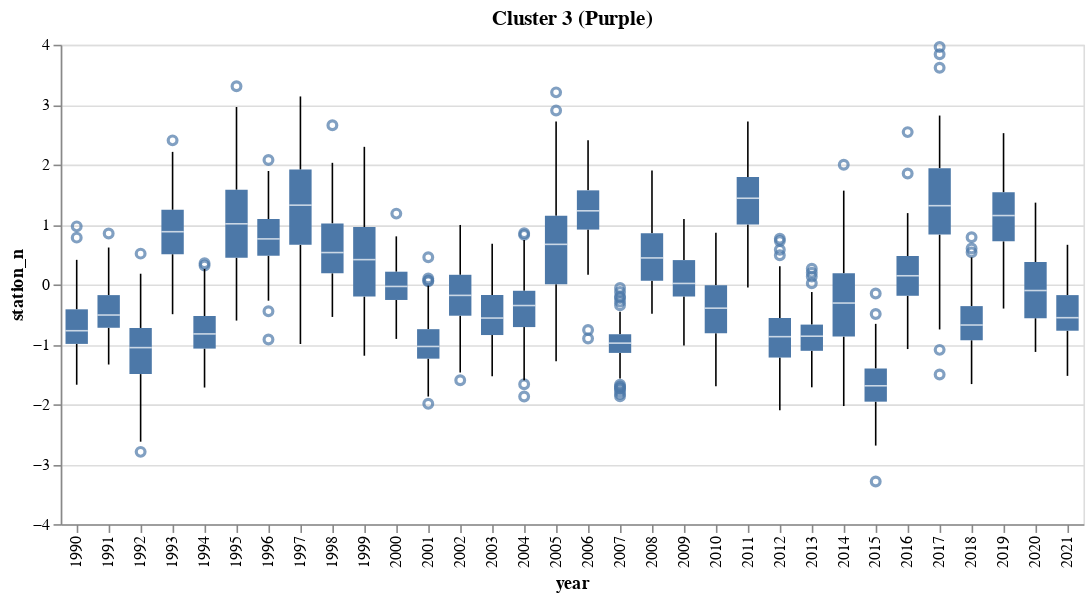

Source (notebook cell):
### Code cell
df_reset = df.reset_index()
df_reset = df_reset[df_reset['cluster'] == 3]

all_data = alt.Chart(df_reset[['station_n','year']]).mark_boxplot().encode(
    alt.Y('station_n:Q'),
    alt.X('year:N')
).properties(title='Cluster 3 (Purple)')

all_data

### Figure 1 — Vega specification as saved in the notebook (floating-point values rounded to 4 significant figures)
{"$schema": "https://vega.github.io/schema/vega/v5.json", "data": [{"name": "source_0"}, {"name": "data_0"}, {"name": "data_1", "values": [{"station_n": 0.764, "year": 2012}, {"station_n": 0.5794, "year": 2012}, {"station_n": -1.869, "year": 2004}, {"station_n": -1.728, "year": 2007}, {"station_n": -1.674, "year": 2007}, {"station_n": 3.205, "year": 2005}, {"station_n": 0.5142, "year": 1992}, {"station_n": 0.4545, "year": 2001}, {"station_n": -0.2257, "year": 2007}, {"station_n": 0.8487, "year": 1991}, {"station_n": 0.05431, "year": 2001}, {"station_n": 2.903, "year": 2005}, {"station_n": 1.853, "year": 2016}, {"station_n": 2.404, "year": 1993}, {"station_n": 0.06633, "year": 2001}, {"station_n": -1.091, "year": 2017}, {"station_n": 0.5353, "year": 2018}, {"station_n": 0.7811, "year": 1990}, {"station_n": -0.3472, "year": 2007}, {"station_n": 0.1307, "year": 2013}, {"station_n": 0.7244, "year": 2012}, {"station_n": 0.488, "year": 2012}, {"station_n": -0.4935, "year": 2015}, {"station_n": -1.733, "year": 2007}, {"station_n": -1.666, "year": 2004}, {"station_n": -1.991, "year": 2001}, {"station_n": -0.7587, "year": 2006}, {"station_n": -0.2868, "year": 2007}, {"station_n": 3.961, "year": 2017}, {"station_n": 0.7882, "year": 2018}, {"station_n": -0.1271, "year": 2007}, {"station_n": -0.1516, "year": 2015}, {"station_n": 0.1004, "year": 2001}, {"station_n": 0.827, "year": 2004}, {"station_n": -3.288, "year": 2015}, {"station_n": -1.504, "year": 2017}, {"station_n": 1.182, "year": 2000}, {"station_n": -1.703, "year": 2007}, {"station_n": -2.794, "year": 1992}, {"station_n": 0.5983, "year": 2018}, {"station_n": -1.6, "year": 2002}, {"station_n": 0.9693, "year": 1990}, {"station_n": 0.3174, "year": 1994}, {"station_n": -1.827, "year": 2007}, {"station_n": -1.866, "year": 2007}, {"station_n": -0.1994, "year": 2007}, {"station_n": 0.1961, "year": 2013}, {"station_n": 2.542, "year": 2016}, {"station_n": -1.78, "year": 2007}, {"station_n": 3.618, "year": 2017}, {"station_n": 2.077, "year": 1996}, {"station_n": 1.999, "year": 2014}, {"station_n": 0.2626, "year": 2013}, {"station_n": -0.05898, "year": 2007}, {"station_n": 0.3546, "year": 1994}, {"station_n": -0.9017, "year": 2006}, {"station_n": 3.84, "year": 2017}, {"station_n": -0.4462, "year": 1996}, {"station_n": 0.01911, "year": 2013}, {"station_n": 0.8538, "year": 2004}, {"station_n": -0.9197, "year": 1996}, {"station_n": 3.307, "year": 1995}, {"station_n": 2.658, "year": 1998}]}, {"name": "data_2"}, {"name": "data_3", "values": [{"lower_box_station_n": -0.9922, "lower_whisker_station_n": -1.673, "upper_whisker_station_n": 0.4106, "year": 1990}, {"lower_box_station_n": -0.7229, "lower_whisker_station_n": -1.336, "upper_whisker_station_n": 0.6162, "year": 1991}, {"lower_box_station_n": -1.496, "lower_whisker_station_n": -2.624, "upper_whisker_station_n": 0.1788, "year": 1992}, {"lower_box_station_n": 0.505, "lower_whisker_station_n": -0.4965, "upper_whisker_station_n": 2.212, "year": 1993}, {"lower_box_station_n": -1.07, "lower_whisker_station_n": -1.72, "upper_whisker_station_n": 0.2578, "year": 1994}, {"lower_box_station_n": 0.4454, "lower_whisker_station_n": -0.603, "upper_whisker_station_n": 2.961, "year": 1995}, {"lower_box_station_n": 0.4792, "lower_whisker_station_n": -0.2713, "upper_whisker_station_n": 1.893, "year": 1996}, {"lower_box_station_n": 0.6606, "lower_whisker_station_n": -0.9934, "upper_whisker_station_n": 3.137, "year": 1997}, {"lower_box_station_n": 0.1856, "lower_whisker_station_n": -0.5423, "upper_whisker_station_n": 2.03, "year": 1998}, {"lower_box_station_n": -0.203, "lower_whisker_station_n": -1.189, "upper_whisker_station_n": 2.296, "year": 1999}, {"lower_box_station_n": -0.259, "lower_whisker_station_n": -0.9091, "upper_whisker_station_n": 0.8024, "year": 2000}, {"lower_box_station_n": -1.238, "lower_whisker_station_n": -1.871, "upper_whisker_station_n": -0.01999, "year": 2001}, {"lower_box_station_n": -0.5217, "lower_whisker_station_n": -1.469, "upper_whisker_station_n": 0.9927, "year": 2002}, {"lower_box_station_n": -0.8443, "lower_whisker_station_n": -1.533, "upper_whisker_station_n": 0.6788, "year": 2003}, {"lower_box_station_n": -0.7115, "lower_whisker_station_n": -1.598, "upper_whisker_station_n": 0.7415, "year": 2004}, {"lower_box_station_n": 0.0031, "lower_whisker_station_n": -1.28, "upper_whisker_station_n": 2.718, "year": 2005}, {"lower_box_station_n": 0.9157, "lower_whisker_station_n": 0.1631, "upper_whisker_station_n": 2.405, "year": 2006}, {"lower_box_station_n": -1.142, "lower_whisker_station_n": -1.569, "upper_whisker_station_n": -0.4559, "year": 2007}, {"lower_box_station_n": 0.06024, "lower_whisker_station_n": -0.4891, "upper_whisker_station_n": 1.903, "year": 2008}, {"lower_box_station_n": -0.2013, "lower_whisker_station_n": -1.018, "upper_whisker_station_n": 1.093, "year": 2009}, {"lower_box_station_n": -0.8134, "lower_whisker_station_n": -1.699, "upper_whisker_station_n": 0.8641, "year": 2010}, {"lower_box_station_n": 1.002, "lower_whisker_station_n": -0.05066, "upper_whisker_station_n": 2.72, "year": 2011}, {"lower_box_station_n": -1.22, "lower_whisker_station_n": -2.101, "upper_whisker_station_n": 0.3056, "year": 2012}, {"lower_box_station_n": -1.107, "lower_whisker_station_n": -1.717, "upper_whisker_station_n": -0.1266, "year": 2013}, {"lower_box_station_n": -0.8707, "lower_whisker_station_n": -2.029, "upper_whisker_station_n": 1.565, "year": 2014}, {"lower_box_station_n": -1.956, "lower_whisker_station_n": -2.689, "upper_whisker_station_n": -0.6577, "year": 2015}, {"lower_box_station_n": -0.189, "lower_whisker_station_n": -1.078, "upper_whisker_station_n": 1.191, "year": 2016}, {"lower_box_station_n": 0.8317, "lower_whisker_station_n": -0.7509, "upper_whisker_station_n": 2.818, "year": 2017}, {"lower_box_station_n": -0.9314, "lower_whisker_station_n": -1.663, "upper_whisker_station_n": 0.4523, "year": 2018}, {"lower_box_station_n": 0.7191, "lower_whisker_station_n": -0.4023, "upper_whisker_station_n": 2.525, "year": 2019}, {"lower_box_station_n": -0.5633, "lower_whisker_station_n": -1.126, "upper_whisker_station_n": 1.365, "year": 2020}, {"lower_box_station_n": -0.7723, "lower_whisker_station_n": -1.526, "upper_whisker_station_n": 0.6615, "year": 2021}]}, {"name": "data_4", "values": [{"lower_whisker_station_n": -1.673, "upper_box_station_n": -0.4152, "upper_whisker_station_n": 0.4106, "year": 1990}, {"lower_whisker_station_n": -1.336, "upper_box_station_n": -0.1782, "upper_whisker_station_n": 0.6162, "year": 1991}, {"lower_whisker_station_n": -2.624, "upper_box_station_n": -0.7261, "upper_whisker_station_n": 0.1788, "year": 1992}, {"lower_whisker_station_n": -0.4965, "upper_box_station_n": 1.245, "upper_whisker_station_n": 2.212, "year": 1993}, {"lower_whisker_station_n": -1.72, "upper_box_station_n": -0.5265, "upper_whisker_station_n": 0.2578, "year": 1994}, {"lower_whisker_station_n": -0.603, "upper_box_station_n": 1.581, "upper_whisker_station_n": 2.961, "year": 1995}, {"lower_whisker_station_n": -0.2713, "upper_box_station_n": 1.092, "upper_whisker_station_n": 1.893, "year": 1996}, {"lower_whisker_station_n": -0.9934, "upper_box_station_n": 1.917, "upper_whisker_station_n": 3.137, "year": 1997}, {"lower_whisker_station_n": -0.5423, "upper_box_station_n": 1.019, "upper_whisker_station_n": 2.03, "year": 1998}, {"lower_whisker_station_n": -1.189, "upper_box_station_n": 0.9576, "upper_whisker_station_n": 2.296, "year": 1999}, {"lower_whisker_station_n": -0.9091, "upper_box_station_n": 0.2125, "upper_whisker_station_n": 0.8024, "year": 2000}, {"lower_whisker_station_n": -1.871, "upper_box_station_n": -0.7466, "upper_whisker_station_n": -0.01999, "year": 2001}, {"lower_whisker_station_n": -1.469, "upper_box_station_n": 0.1611, "upper_whisker_station_n": 0.9927, "year": 2002}, {"lower_whisker_station_n": -1.533, "upper_box_station_n": -0.1763, "upper_whisker_station_n": 0.6788, "year": 2003}, {"lower_whisker_station_n": -1.598, "upper_box_station_n": -0.1056, "upper_whisker_station_n": 0.7415, "year": 2004}, {"lower_whisker_station_n": -1.28, "upper_box_station_n": 1.147, "upper_whisker_station_n": 2.718, "year": 2005}, {"lower_whisker_station_n": 0.1631, "upper_box_station_n": 1.57, "upper_whisker_station_n": 2.405, "year": 2006}, {"lower_whisker_station_n": -1.569, "upper_box_station_n": -0.8311, "upper_whisker_station_n": -0.4559, "year": 2007}, {"lower_whisker_station_n": -0.4891, "upper_box_station_n": 0.856, "upper_whisker_station_n": 1.903, "year": 2008}, {"lower_whisker_station_n": -1.018, "upper_box_station_n": 0.4062, "upper_whisker_station_n": 1.093, "year": 2009}, {"lower_whisker_station_n": -1.699, "upper_box_station_n": -0.01284, "upper_whisker_station_n": 0.8641, "year": 2010}, {"lower_whisker_station_n": -0.05066, "upper_box_station_n": 1.791, "upper_whisker_station_n": 2.72, "year": 2011}, {"lower_whisker_station_n": -2.101, "upper_box_station_n": -0.5603, "upper_whisker_station_n": 0.3056, "year": 2012}, {"lower_whisker_station_n": -1.717, "upper_box_station_n": -0.6702, "upper_whisker_station_n": -0.1266, "year": 2013}, {"lower_whisker_station_n": -2.029, "upper_box_station_n": 0.1859, "upper_whisker_station_n": 1.565, "year": 2014}, {"lower_whisker_station_n": -2.689, "upper_box_station_n": -1.403, "upper_whisker_station_n": -0.6577, "year": 2015}, {"lower_whisker_station_n": -1.078, "upper_box_station_n": 0.4749, "upper_whisker_station_n": 1.191, "year": 2016}, {"lower_whisker_station_n": -0.7509, "upper_box_station_n": 1.94, "upper_whisker_station_n": 2.818, "year": 2017}, {"lower_whisker_station_n": -1.663, "upper_box_station_n": -0.3618, "upper_whisker_station_n": 0.4523, "year": 2018}, {"lower_whisker_station_n": -0.4023, "upper_box_station_n": 1.537, "upper_whisker_station_n": 2.525, "year": 2019}, {"lower_whisker_station_n": -1.126, "upper_box_station_n": 0.373, "upper_whisker_station_n": 1.365, "year": 2020}, {"lower_whisker_station_n": -1.526, "upper_box_station_n": -0.1781, "upper_whisker_station_n": 0.6615, "year": 2021}]}, {"name": "data_5"}, {"name": "data_6", "values": [{"lower_box_station_n": -0.9922, "max_station_n": 0.9693, "mid_box_station_n": -0.7722, "min_station_n": -1.673, "upper_box_station_n": -0.4152, "year": 1990}, {"lower_box_station_n": -0.7229, "max_station_n": 0.8487, "mid_box_station_n": -0.5104, "min_station_n": -1.336, "upper_box_station_n": -0.1782, "year": 1991}, {"lower_box_station_n": -1.496, "max_station_n": 0.5142, "mid_box_station_n": -1.054, "min_station_n": -2.794, "upper_box_station_n": -0.7261, "year": 1992}, {"lower_box_station_n": 0.505, "max_station_n": 2.404, "mid_box_station_n": 0.8799, "min_station_n": -0.4965, "upper_box_station_n": 1.245, "year": 1993}, {"lower_box_station_n": -1.07, "max_station_n": 0.3546, "mid_box_station_n": -0.8254, "min_station_n": -1.72, "upper_box_station_n": -0.5265, "year": 1994}, {"lower_box_station_n": 0.4454, "max_station_n": 3.307, "mid_box_station_n": 1.012, "min_station_n": -0.603, "upper_box_station_n": 1.581, "year": 1995}, {"lower_box_station_n": 0.4792, "max_station_n": 2.077, "mid_box_station_n": 0.7602, "min_station_n": -0.9197, "upper_box_station_n": 1.092, "year": 1996}, {"lower_box_station_n": 0.6606, "max_station_n": 3.137, "mid_box_station_n": 1.323, "min_station_n": -0.9934, "upper_box_station_n": 1.917, "year": 1997}, {"lower_box_station_n": 0.1856, "max_station_n": 2.658, "mid_box_station_n": 0.5319, "min_station_n": -0.5423, "upper_box_station_n": 1.019, "year": 1998}, {"lower_box_station_n": -0.203, "max_station_n": 2.296, "mid_box_station_n": 0.414, "min_station_n": -1.189, "upper_box_station_n": 0.9576, "year": 1999}, {"lower_box_station_n": -0.259, "max_station_n": 1.182, "mid_box_station_n": -0.03347, "min_station_n": -0.9091, "upper_box_station_n": 0.2125, "year": 2000}, {"lower_box_station_n": -1.238, "max_station_n": 0.4545, "mid_box_station_n": -1.035, "min_station_n": -1.991, "upper_box_station_n": -0.7466, "year": 2001}, {"lower_box_station_n": -0.5217, "max_station_n": 0.9927, "mid_box_station_n": -0.1826, "min_station_n": -1.6, "upper_box_station_n": 0.1611, "year": 2002}, {"lower_box_station_n": -0.8443, "max_station_n": 0.6788, "mid_box_station_n": -0.5608, "min_station_n": -1.533, "upper_box_station_n": -0.1763, "year": 2003}, {"lower_box_station_n": -0.7115, "max_station_n": 0.8538, "mid_box_station_n": -0.352, "min_station_n": -1.869, "upper_box_station_n": -0.1056, "year": 2004}, {"lower_box_station_n": 0.0031, "max_station_n": 3.205, "mid_box_station_n": 0.6692, "min_station_n": -1.28, "upper_box_station_n": 1.147, "year": 2005}, {"lower_box_station_n": 0.9157, "max_station_n": 2.405, "mid_box_station_n": 1.229, "min_station_n": -0.9017, "upper_box_station_n": 1.57, "year": 2006}, {"lower_box_station_n": -1.142, "max_station_n": -0.05898, "mid_box_station_n": -0.9795, "min_station_n": -1.866, "upper_box_station_n": -0.8311, "year": 2007}, {"lower_box_station_n": 0.06024, "max_station_n": 1.903, "mid_box_station_n": 0.4425, "min_station_n": -0.4891, "upper_box_station_n": 0.856, "year": 2008}, {"lower_box_station_n": -0.2013, "max_station_n": 1.093, "mid_box_station_n": 0.01661, "min_station_n": -1.018, "upper_box_station_n": 0.4062, "year": 2009}, {"lower_box_station_n": -0.8134, "max_station_n": 0.8641, "mid_box_station_n": -0.3958, "min_station_n": -1.699, "upper_box_station_n": -0.01284, "year": 2010}, {"lower_box_station_n": 1.002, "max_station_n": 2.72, "mid_box_station_n": 1.439, "min_station_n": -0.05066, "upper_box_station_n": 1.791, "year": 2011}, {"lower_box_station_n": -1.22, "max_station_n": 0.764, "mid_box_station_n": -0.8716, "min_station_n": -2.101, "upper_box_station_n": -0.5603, "year": 2012}, {"lower_box_station_n": -1.107, "max_station_n": 0.2626, "mid_box_station_n": -0.8636, "min_station_n": -1.717, "upper_box_station_n": -0.6702, "year": 2013}, {"lower_box_station_n": -0.8707, "max_station_n": 1.999, "mid_box_station_n": -0.3104, "min_station_n": -2.029, "upper_box_station_n": 0.1859, "year": 2014}, {"lower_box_station_n": -1.956, "max_station_n": -0.1516, "mid_box_station_n": -1.691, "min_station_n": -3.288, "upper_box_station_n": -1.403, "year": 2015}, {"lower_box_station_n": -0.189, "max_station_n": 2.542, "mid_box_station_n": 0.1449, "min_station_n": -1.078, "upper_box_station_n": 0.4749, "year": 2016}, {"lower_box_station_n": 0.8317, "max_station_n": 3.961, "mid_box_station_n": 1.314, "min_station_n": -1.504, "upper_box_station_n": 1.94, "year": 2017}, {"lower_box_station_n": -0.9314, "max_station_n": 0.7882, "mid_box_station_n": -0.6771, "min_station_n": -1.663, "upper_box_station_n": -0.3618, "year": 2018}, {"lower_box_station_n": 0.7191, "max_station_n": 2.525, "mid_box_station_n": 1.15, "min_station_n": -0.4023, "upper_box_station_n": 1.537, "year": 2019}, {"lower_box_station_n": -0.5633, "max_station_n": 1.365, "mid_box_station_n": -0.1015, "min_station_n": -1.126, "upper_box_station_n": 0.373, "year": 2020}, {"lower_box_station_n": -0.7723, "max_station_n": 0.6615, "mid_box_station_n": -0.555, "min_station_n": -1.526, "upper_box_station_n": -0.1781, "year": 2021}]}, {"name": "data_7", "values": [{"lower_box_station_n": -0.9922, "max_station_n": 0.9693, "mid_box_station_n": -0.7722, "min_station_n": -1.673, "upper_box_station_n": -0.4152, "year": 1990}, {"lower_box_station_n": -0.7229, "max_station_n": 0.8487, "mid_box_station_n": -0.5104, "min_station_n": -1.336, "upper_box_station_n": -0.1782, "year": 1991}, {"lower_box_station_n": -1.496, "max_station_n": 0.5142, "mid_box_station_n": -1.054, "min_station_n": -2.794, "upper_box_station_n": -0.7261, "year": 1992}, {"lower_box_station_n": 0.505, "max_station_n": 2.404, "mid_box_station_n": 0.8799, "min_station_n": -0.4965, "upper_box_station_n": 1.245, "year": 1993}, {"lower_box_station_n": -1.07, "max_station_n": 0.3546, "mid_box_station_n": -0.8254, "min_station_n": -1.72, "upper_box_station_n": -0.5265, "year": 1994}, {"lower_box_station_n": 0.4454, "max_station_n": 3.307, "mid_box_station_n": 1.012, "min_station_n": -0.603, "upper_box_station_n": 1.581, "year": 1995}, {"lower_box_station_n": 0.4792, "max_station_n": 2.077, "mid_box_station_n": 0.7602, "min_station_n": -0.9197, "upper_box_station_n": 1.092, "year": 1996}, {"lower_box_station_n": 0.6606, "max_station_n": 3.137, "mid_box_station_n": 1.323, "min_station_n": -0.9934, "upper_box_station_n": 1.917, "year": 1997}, {"lower_box_station_n": 0.1856, "max_station_n": 2.658, "mid_box_station_n": 0.5319, "min_station_n": -0.5423, "upper_box_station_n": 1.019, "year": 1998}, {"lower_box_station_n": -0.203, "max_station_n": 2.296, "mid_box_station_n": 0.414, "min_station_n": -1.189, "upper_box_station_n": 0.9576, "year": 1999}, {"lower_box_station_n": -0.259, "max_station_n": 1.182, "mid_box_station_n": -0.03347, "min_station_n": -0.9091, "upper_box_station_n": 0.2125, "year": 2000}, {"lower_box_station_n": -1.238, "max_station_n": 0.4545, "mid_box_station_n": -1.035, "min_station_n": -1.991, "upper_box_station_n": -0.7466, "year": 2001}, {"lower_box_station_n": -0.5217, "max_station_n": 0.9927, "mid_box_station_n": -0.1826, "min_station_n": -1.6, "upper_box_station_n": 0.1611, "year": 2002}, {"lower_box_station_n": -0.8443, "max_station_n": 0.6788, "mid_box_station_n": -0.5608, "min_station_n": -1.533, "upper_box_station_n": -0.1763, "year": 2003}, {"lower_box_station_n": -0.7115, "max_station_n": 0.8538, "mid_box_station_n": -0.352, "min_station_n": -1.869, "upper_box_station_n": -0.1056, "year": 2004}, {"lower_box_station_n": 0.0031, "max_station_n": 3.205, "mid_box_station_n": 0.6692, "min_station_n": -1.28, "upper_box_station_n": 1.147, "year": 2005}, {"lower_box_station_n": 0.9157, "max_station_n": 2.405, "mid_box_station_n": 1.229, "min_station_n": -0.9017, "upper_box_station_n": 1.57, "year": 2006}, {"lower_box_station_n": -1.142, "max_station_n": -0.05898, "mid_box_station_n": -0.9795, "min_station_n": -1.866, "upper_box_station_n": -0.8311, "year": 2007}, {"lower_box_station_n": 0.06024, "max_station_n": 1.903, "mid_box_station_n": 0.4425, "min_station_n": -0.4891, "upper_box_station_n": 0.856, "year": 2008}, {"lower_box_station_n": -0.2013, "max_station_n": 1.093, "mid_box_station_n": 0.01661, "min_station_n": -1.018, "upper_box_station_n": 0.4062, "year": 2009}, {"lower_box_station_n": -0.8134, "max_station_n": 0.8641, "mid_box_station_n": -0.3958, "min_station_n": -1.699, "upper_box_station_n": -0.01284, "year": 2010}, {"lower_box_station_n": 1.002, "max_station_n": 2.72, "mid_box_station_n": 1.439, "min_station_n": -0.05066, "upper_box_station_n": 1.791, "year": 2011}, {"lower_box_station_n": -1.22, "max_station_n": 0.764, "mid_box_station_n": -0.8716, "min_station_n": -2.101, "upper_box_station_n": -0.5603, "year": 2012}, {"lower_box_station_n": -1.107, "max_station_n": 0.2626, "mid_box_station_n": -0.8636, "min_station_n": -1.717, "upper_box_station_n": -0.6702, "year": 2013}, {"lower_box_station_n": -0.8707, "max_station_n": 1.999, "mid_box_station_n": -0.3104, "min_station_n": -2.029, "upper_box_station_n": 0.1859, "year": 2014}, {"lower_box_station_n": -1.956, "max_station_n": -0.1516, "mid_box_station_n": -1.691, "min_station_n": -3.288, "upper_box_station_n": -1.403, "year": 2015}, {"lower_box_station_n": -0.189, "max_station_n": 2.542, "mid_box_station_n": 0.1449, "min_station_n": -1.078, "upper_box_station_n": 0.4749, "year": 2016}, {"lower_box_station_n": 0.8317, "max_station_n": 3.961, "mid_box_station_n": 1.314, "min_station_n": -1.504, "upper_box_station_n": 1.94, "year": 2017}, {"lower_box_station_n": -0.9314, "max_station_n": 0.7882, "mid_box_station_n": -0.6771, "min_station_n": -1.663, "upper_box_station_n": -0.3618, "year": 2018}, {"lower_box_station_n": 0.7191, "max_station_n": 2.525, "mid_box_station_n": 1.15, "min_station_n": -0.4023, "upper_box_station_n": 1.537, "year": 2019}, {"lower_box_station_n": -0.5633, "max_station_n": 1.365, "mid_box_station_n": -0.1015, "min_station_n": -1.126, "upper_box_station_n": 0.373, "year": 2020}, {"lower_box_station_n": -0.7723, "max_station_n": 0.6615, "mid_box_station_n": -0.555, "min_station_n": -1.526, "upper_box_station_n": -0.1781, "year": 2021}]}, {"name": "data_1_x_domain_year_0", "values": [{"year": 2012}, {"year": 2004}, {"year": 2007}, {"year": 2005}, {"year": 1992}, {"year": 2001}, {"year": 1991}, {"year": 2016}, {"year": 1993}, {"year": 2017}, {"year": 2018}, {"year": 1990}, {"year": 2013}, {"year": 2015}, {"year": 2006}, {"year": 2000}, {"year": 2002}, {"year": 1994}, {"year": 1996}, {"year": 2014}, {"year": 1995}, {"year": 1998}]}, {"name": "data_3_x_domain_year_1", "values": [{"year": 1990}, {"year": 1991}, {"year": 1992}, {"year": 1993}, {"year": 1994}, {"year": 1995}, {"year": 1996}, {"year": 1997}, {"year": 1998}, {"year": 1999}, {"year": 2000}, {"year": 2001}, {"year": 2002}, {"year": 2003}, {"year": 2004}, {"year": 2005}, {"year": 2006}, {"year": 2007}, {"year": 2008}, {"year": 2009}, {"year": 2010}, {"year": 2011}, {"year": 2012}, {"year": 2013}, {"year": 2014}, {"year": 2015}, {"year": 2016}, {"year": 2017}, {"year": 2018}, {"year": 2019}, {"year": 2020}, {"year": 2021}]}, {"name": "data_4_x_domain_year_2", "values": [{"year": 1990}, {"year": 1991}, {"year": 1992}, {"year": 1993}, {"year": 1994}, {"year": 1995}, {"year": 1996}, {"year": 1997}, {"year": 1998}, {"year": 1999}, {"year": 2000}, {"year": 2001}, {"year": 2002}, {"year": 2003}, {"year": 2004}, {"year": 2005}, {"year": 2006}, {"year": 2007}, {"year": 2008}, {"year": 2009}, {"year": 2010}, {"year": 2011}, {"year": 2012}, {"year": 2013}, {"year": 2014}, {"year": 2015}, {"year": 2016}, {"year": 2017}, {"year": 2018}, {"year": 2019}, {"year": 2020}, {"year": 2021}]}, {"name": "data_6_x_domain_year_3", "values": [{"year": 1990}, {"year": 1991}, {"year": 1992}, {"year": 1993}, {"year": 1994}, {"year": 1995}, {"year": 1996}, {"year": 1997}, {"year": 1998}, {"year": 1999}, {"year": 2000}, {"year": 2001}, {"year": 2002}, {"year": 2003}, {"year": 2004}, {"year": 2005}, {"year": 2006}, {"year": 2007}, {"year": 2008}, {"year": 2009}, {"year": 2010}, {"year": 2011}, {"year": 2012}, {"year": 2013}, {"year": 2014}, {"year": 2015}, {"year": 2016}, {"year": 2017}, {"year": 2018}, {"year": 2019}, {"year": 2020}, {"year": 2021}]}, {"name": "data_7_x_domain_year_4", "values": [{"year": 1990}, {"year": 1991}, {"year": 1992}, {"year": 1993}, {"year": 1994}, {"year": 1995}, {"year": 1996}, {"year": 1997}, {"year": 1998}, {"year": 1999}, {"year": 2000}, {"year": 2001}, {"year": 2002}, {"year": 2003}, {"year": 2004}, {"year": 2005}, {"year": 2006}, {"year": 2007}, {"year": 2008}, {"year": 2009}, {"year": 2010}, {"year": 2011}, {"year": 2012}, {"year": 2013}, {"year": 2014}, {"year": 2015}, {"year": 2016}, {"year": 2017}, {"year": 2018}, {"year": 2019}, {"year": 2020}, {"year": 2021}]}], "signals": [{"name": "x_step", "value": 20}, {"name": "width", "update": "bandspace(domain('x').length, 0, 0) * x_step"}], "marks": [{"type": "symbol", "name": "layer_0_layer_0_marks", "from": {"data": "data_1"}, "encode": {"update": {"fill": {"value": "transparent"}, "x": {"field": "year", "scale": "x", "band": 0.5}, "y": {"field": "station_n", "scale": "y"}, "stroke": {"value": "#4c78a8"}, "opacity": {"value": 0.7}}}, "style": ["point", "boxplot-outliers"]}, {"type": "rule", "name": "layer_0_layer_1_layer_0_marks", "from": {"data": "data_3"}, "encode": {"update": {"tooltip": {"signal": "{\"Upper Whisker of station_n\": format(datum[\"upper_whisker_station_n\"], \"\"), \"Lower Whisker of station_n\": format(datum[\"lower_whisker_station_n\"], \"\"), \"year\": isValid(datum[\"year\"]) ? datum[\"year\"] : \"\"+datum[\"year\"]}"}, "y": {"field": "lower_whisker_station_n", "scale": "y"}, "y2": {"field": "lower_box_station_n", "scale": "y"}, "stroke": {"value": "black"}, "x": {"field": "year", "scale": "x", "band": 0.5}}}, "aria": false, "style": ["rule", "boxplot-rule"]}, {"type": "rule", "name": "layer_0_layer_1_layer_1_marks", "from": {"data": "data_4"}, "encode": {"update": {"y2": {"field": "upper_whisker_station_n", "scale": "y"}, "tooltip": {"signal": "{\"Upper Whisker of station_n\": format(datum[\"upper_whisker_station_n\"], \"\"), \"Lower Whisker of station_n\": format(datum[\"lower_whisker_station_n\"], \"\"), \"year\": isValid(datum[\"year\"]) ? datum[\"year\"] : \"\"+datum[\"year\"]}"}, "stroke": {"value": "black"}, "x": {"field": "year", "scale": "x", "band": 0.5}, "y": {"field": "upper_box_station_n", "scale": "y"}}}, "style": ["rule", "boxplot-rule"], "aria": false}, {"type": "rect", "name": "layer_1_layer_0_marks", "from": {"data": "data_6"}, "encode": {"update": {"fill": {"value": "#4c78a8"}, "xc": {"field": "year", "scale": "x", "band": 0.5}, "tooltip": {"signal": "{\"Max of station_n\": format(datum[\"max_station_n\"], \"\"), \"Q3 of station_n\": format(datum[\"upper_box_station_n\"], \"\"), \"Median of station_n\": format(datum[\"mid_box_station_n\"], \"\"), \"Q1 of station_n\": format(datum[\"lower_box_station_n\"], \"\"), \"Min of station_n\": format(datum[\"min_station_n\"], \"\"), \"year\": isValid(datum[\"year\"]) ? datum[\"year\"] : \"\"+datum[\"year\"]}"}, "y2": {"field": "upper_box_station_n", "scale": "y"}, "width": {"value": 14}, "y": {"field": "lower_box_station_n", "scale": "y"}}}, "style": ["bar", "boxplot-box"]}, {"type": "rect", "name": "layer_1_layer_1_marks", "from": {"data": "data_7"}, "encode": {"update": {"fill": {"value": "white"}, "yc": {"field": "mid_box_station_n", "scale": "y"}, "width": {"value": 14}, "xc": {"field": "year", "scale": "x", "band": 0.5}, "height": {"value": 1}, "opacity": {"value": 0.7}, "tooltip": {"signal": "{\"Max of station_n\": format(datum[\"max_station_n\"], \"\"), \"Q3 of station_n\": format(datum[\"upper_box_station_n\"], \"\"), \"Median of station_n\": format(datum[\"mid_box_station_n\"], \"\"), \"Q1 of station_n\": format(datum[\"lower_box_station_n\"], \"\"), \"Min of station_n\": format(datum[\"min_station_n\"], \"\"), \"year\": isValid(datum[\"year\"]) ? datum[\"year\"] : \"\"+datum[\"year\"]}"}}}, "style": ["tick", "boxplot-median"], "aria": false}], "scales": [{"name": "x", "type": "band", "domain": {"fields": [{"data": "data_1_x_domain_year_0", "field": "year"}, {"data": "data_3_x_domain_year_1", "field": "year"}, {"data": "data_4_x_domain_year_2", "field": "year"}, {"data": "data_6_x_domain_year_3", "field": "year"}, {"data": "data_7_x_domain_year_4", "field": "year"}], "sort": true}, "range": {"step": {"signal": "x_step"}}, "paddingInner": 0, "paddingOuter": 0}, {"name": "y", "type": "linear", "domain": {"fields": [{"data": "data_1", "field": "station_n"}, {"data": "data_3", "field": "lower_whisker_station_n"}, {"data": "data_3", "field": "lower_box_station_n"}, {"data": "data_4", "field": "upper_box_station_n"}, {"data": "data_4", "field": "upper_whisker_station_n"}, {"data": "data_6", "field": "lower_box_station_n"}, {"data": "data_6", "field": "upper_box_station_n"}, {"data": "data_7", "field": "mid_box_station_n"}]}, "range": [{"signal": "height"}, 0], "nice": true, "zero": true}], "axes": [{"scale": "y", "minExtent": 0, "orient": "left", "aria": false, "domain": false, "tickCount": {"signal": "ceil(height/40)"}, "maxExtent": 0, "labels": false, "grid": true, "ticks": false, "gridScale": "x", "zindex": 0}, {"scale": "x", "labelBaseline": "middle", "zindex": 0, "grid": false, "orient": "bottom", "labelAlign": "right", "title": "year", "labelAngle": 270}, {"scale": "y", "title": "station_n", "zindex": 0, "labelOverlap": true, "tickCount": {"signal": "ceil(height/40)"}, "grid": false, "orient": "left"}], "title": {"text": "Cluster 3 (Purple)", "frame": "group"}, "background": "white", "padding": 5, "style": "cell", "height": 300}
